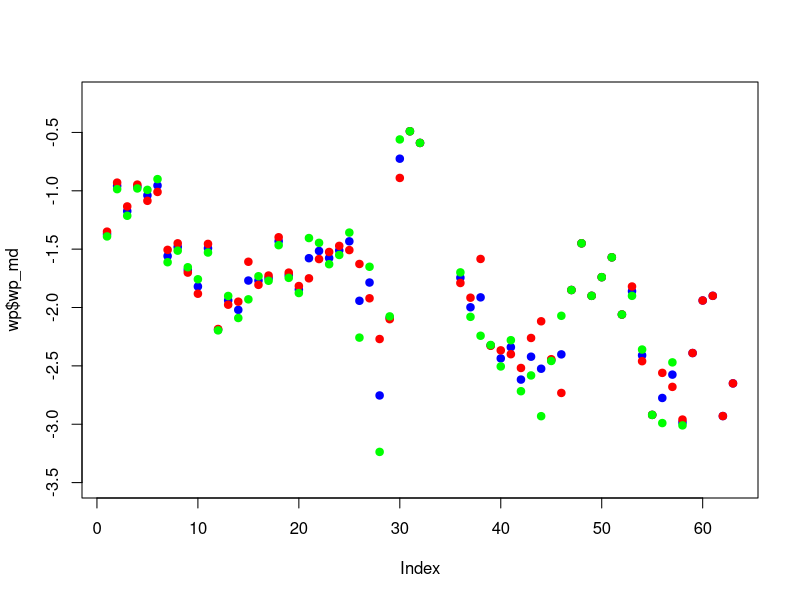

Write R code to recreate this figure. (Note: this script raises an error after producing the figure.)
library(tidyverse)
library(emmeans)
library(multcomp)
library(multcompView)

wp <- read.csv("gradienteData/wp_gradiente_2023/lwp_gradiente_2023.csv") %>% 
  filter(sampling_date <= 20230701 | sampling_date >= 20230827) %>%
  mutate(campaign = ifelse(sampling_date <= 20230701, "spring23", "summer23")) |> 
  mutate(site = factor(site, levels = c("ART", "BER", "ITU", "MSA", "DIU", "HMO"))) %>% 
  mutate(wp_md = rowMeans(across(starts_with("wp")), na.rm = T))

plot(wp$wp_md, pch = 19, col ="blue", ylim = c(-3.5, -0.2))
points(wp$wp_midday_1, pch = 19, col = "red")
points(wp$wp_midday_2, pch = 19, col = "green")

# some differences between replicates within leaves, but within range.
# We do not discard any values.

wp <- wp |> select(-c(wp_midday_1, wp_midday_2, canopy_position))
  
wp_summ <- wp %>% 
  group_by(site, campaign) %>% 
  summarise(wp_mean = mean(wp_md, na.rm =T), wp_se = sd(wp_md, na.rm = T)/sqrt(length(which(!is.na(wp_md)))))
write.csv(wp_summ, file = "kk.csv")

hist(wp$wp_md)
model <- lm(wp_md ~ site * campaign, data = wp)
summary(model)
anova(lm(wp_md ~ site * campaign, data = wp))
model_means <- emmeans(model, ~ site * campaign)
model_means_cld <- cld(model_means, adjust = "tukey", Letters = "letters", alpha = 0.05, sort = FALSE)
# more negative overall WP in summer
TukeyHSD(aov(wp_md ~ site, data = wp))
# less negative WP in BER than in MSA and HMO
TukeyHSD(aov(wp_md ~ site *campaign, data = wp))
# significant differnces between summer and spring in BER (the opposite! summer > spring)
# then ITU, MSA and DIU, but not in ART (no data for spring HMO)

ggplot(wp, aes(x = site, y = wp_md)) +
  geom_boxplot(position = position_dodge(width = 0.8))

ggplot(wp, aes(x = site, y = wp_md, fill = campaign)) +
  geom_boxplot(position = position_dodge(width = 0.8)) +
  labs(
    x = "",
    y = expression(Psi[md]~"(MPa)"),
    fill = "Campaign"
  ) +
  theme_minimal()

# differences between seasons: more negative wp_md in summer
# differences among sites: (ART = BER)ab = (DIU)b < ITUab
# BER shows the opposite pattern between summer and spring (rainy day)
